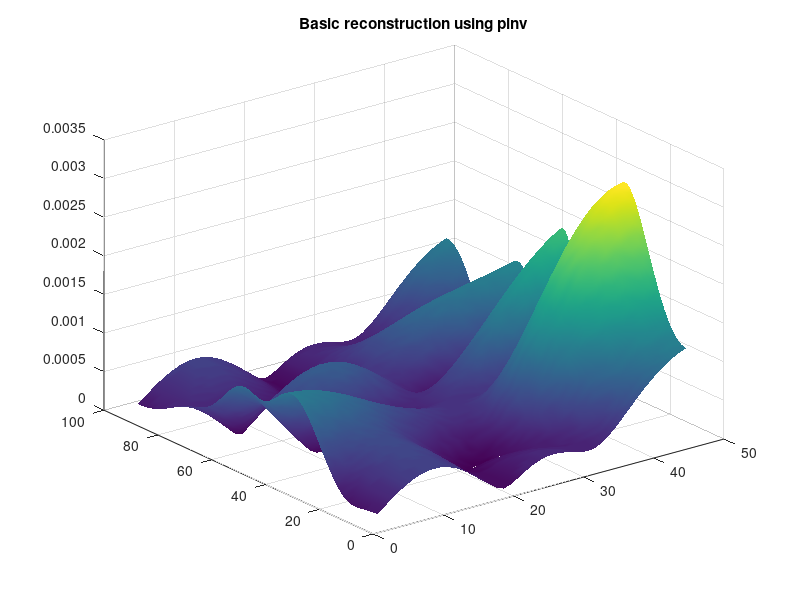

This chart was generated by the following MATLAB code: (Note: this script raises an error after producing the figure.)
clc;
clear all;
close all;

%% Parameters
N_x = 4; % Number of elements in x-dimension
N_y = 4; % Number of elements in y-dimension
N = N_x * N_y; % Total number of elements in URA
D_az = 180; % Azimuth angle range
D_el = 90; % Elevation angle range
K = 10; % Number of measurements (snapshots)
L = 1; % Number of incoming signals
SNR_dB = 20; % Signal-to-noise ratio in dB
d = 0.5; % Element spacing in wavelengths

%% Grids
azimuth_angles = linspace(-90, 90, D_az / 2);
elevation_angles = linspace(-45, 45, D_el / 2);

%% Steering vector function for URA
steering_vector_ura = @(theta, phi, N_x, N_y, d) ...
    kron(exp(1j * 2 * pi * d * (0:N_x-1).' * sind(theta)), ...
         exp(1j * 2 * pi * d * (0:N_y-1).' * sind(phi)));

%% Full steering matrix A
A = [];
for phi = elevation_angles
    for theta = azimuth_angles
        A = [A, steering_vector_ura(theta, phi, N_x, N_y, d)];
    end
end

%% Random beamforming matrix W
W = (1 / sqrt(N)) * exp(1j * 2 * pi * rand(N, K));

%% DFT matrix (commented out, remove if needed)
% F = dftmtx(N);

%% Sensing matrix Phi
Phi = W' * A;

%% Random incoming signals (true AoAs)
true_azimuths = randsample(azimuth_angles, L, false);
true_elevations = randsample(elevation_angles, L, false);

%% Pilot signal
s = ones(1, L);

%% The received signal X
X = zeros(N, 1); % Initialize the received signal
for i = 1:L
    a = steering_vector_ura(true_azimuths(i), true_elevations(i), N_x, N_y, d);
    X = X + a * s(i).';
end

%% Compressed received signal using random beamforming
y_compressed = W' * X;

%% Noisy received signal
SNR = 10^(SNR_dB / 10); 
noise_power = norm(y_compressed, 'fro')^2 / (SNR * K); 
noise = sqrt(noise_power / 2) * (randn(K, 1) + 1j * randn(K, 1)); 
y_noisy_rf_chain = y_compressed + noise;

%% Displaying true AoAs for reference
disp('True Azimuth Angles (degrees):');
disp(true_azimuths);
disp('True Elevation Angles (degrees):');
disp(true_elevations);

%% Reconstruct it with the simplest mathematical model
basic_reconstruction = pinv(Phi) * y_noisy_rf_chain;
basic_reconstruction = reshape(basic_reconstruction, length(azimuth_angles), length(elevation_angles));

figure;
surf(abs(basic_reconstruction));
title('Basic reconstruction using pinv');
shading interp
%% Reconstruction with algorithm
max_iter = 10;        % Maximum number of iterations
tol = 1e-5;           % Tolerance for residual norm

% Call the function
x_omp = omp(Phi, y_noisy_rf_chain, max_iter, tol);

x_omp_mat = reshape(x_omp, length(azimuth_angles), length(elevation_angles));
figure;
surf(abs(x_omp_mat));
title('Reconstruction using OMP');
shading interp
